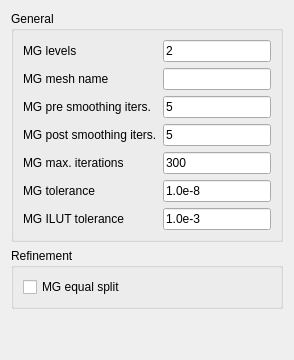
     <widget class="QWidget" name="multigridTab" >
      <attribute name="title" >
       <string>Multigrid</string>
      </attribute>
      <layout class="QVBoxLayout" >
       <item>
        <widget class="QGroupBox" name="multigridGeneralControlGroup" >
         <property name="title" >
          <string>General</string>
         </property>
         <layout class="QGridLayout" >
          <item row="0" column="0" >
           <widget class="QLabel" name="mgLevelsLabel" >
            <property name="text" >
             <string>MG levels</string>
            </property>
           </widget>
          </item>
          <item row="0" column="1" >
           <widget class="QLineEdit" name="mgLevelsEdit" >
            <property name="text" >
             <string>2</string>
            </property>
           </widget>
          </item>
          <item row="1" column="0" >
           <widget class="QLabel" name="mgMeshNameLabel" >
            <property name="text" >
             <string>MG mesh name</string>
            </property>
           </widget>
          </item>
          <item row="1" column="1" >
           <widget class="QLineEdit" name="mgMeshNameEdit" />
          </item>
          <item row="2" column="0" >
           <widget class="QLabel" name="mgPreSmoothingItersLabel" >
            <property name="text" >
             <string>MG pre smoothing iters.</string>
            </property>
           </widget>
          </item>
          <item row="2" column="1" >
           <widget class="QLineEdit" name="mgPreSmoothingItersEdit" >
            <property name="text" >
             <string>5</string>
            </property>
           </widget>
          </item>
          <item row="3" column="0" >
           <widget class="QLabel" name="mgPostSmoothingItersLabel" >
            <property name="text" >
             <string>MG post smoothing iters.</string>
            </property>
           </widget>
          </item>
          <item row="3" column="1" >
           <widget class="QLineEdit" name="mgPostSmoothingItersEdit" >
            <property name="text" >
             <string>5</string>
            </property>
           </widget>
          </item>
          <item row="4" column="0" >
           <widget class="QLabel" name="mgMaxItersLabel" >
            <property name="text" >
             <string>MG max. iterations</string>
            </property>
           </widget>
          </item>
          <item row="4" column="1" >
           <widget class="QLineEdit" name="mgMaxItersEdit" >
            <property name="text" >
             <string>300</string>
            </property>
           </widget>
          </item>
          <item row="5" column="0" >
           <widget class="QLabel" name="mgToleranceLabel" >
            <property name="text" >
             <string>MG tolerance</string>
            </property>
           </widget>
          </item>
          <item row="5" column="1" >
           <widget class="QLineEdit" name="mgToleranceEdit" >
            <property name="text" >
             <string>1.0e-8</string>
            </property>
           </widget>
          </item>
          <item row="6" column="0" >
           <widget class="QLabel" name="mgILUTabel" >
            <property name="text" >
             <string>MG ILUT tolerance</string>
            </property>
           </widget>
          </item>
          <item row="6" column="1" >
           <widget class="QLineEdit" name="mgILUTEdit" >
            <property name="text" >
             <string>1.0e-3</string>
            </property>
           </widget>
          </item>
         </layout>
        </widget>
       </item>
       <item>
        <widget class="QGroupBox" name="multigridRefinementControlGroup" >
         <property name="title" >
          <string>Refinement</string>
         </property>
         <layout class="QVBoxLayout" >
          <item>
           <widget class="QCheckBox" name="mgEqualSplitCheck" >
            <property name="text" >
             <string>MG equal split</string>
            </property>
           </widget>
          </item>
         </layout>
        </widget>
       </item>
       <item>
        <spacer>
         <property name="orientation" >
          <enum>Qt::Vertical</enum>
         </property>
         <property name="sizeHint" >
          <size>
           <width>20</width>
           <height>40</height>
          </size>
         </property>
        </spacer>
       </item>
      </layout>
     </widget>
